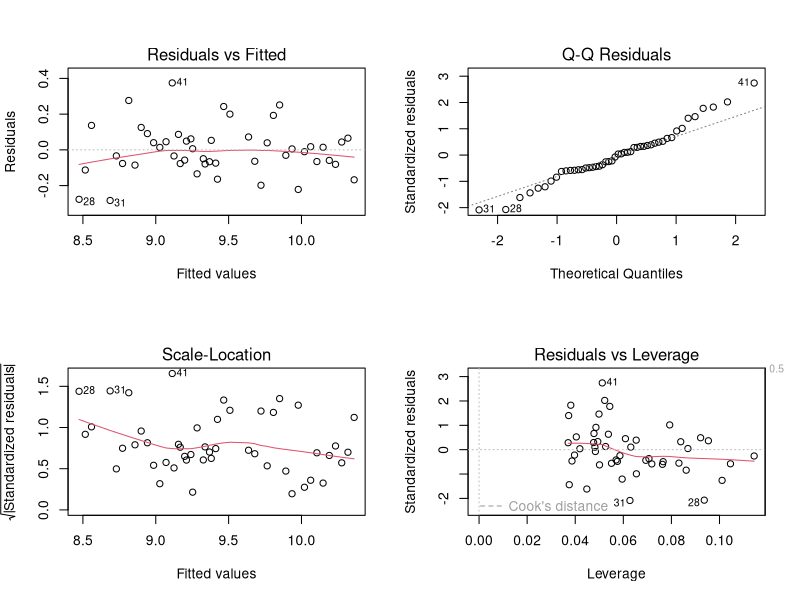
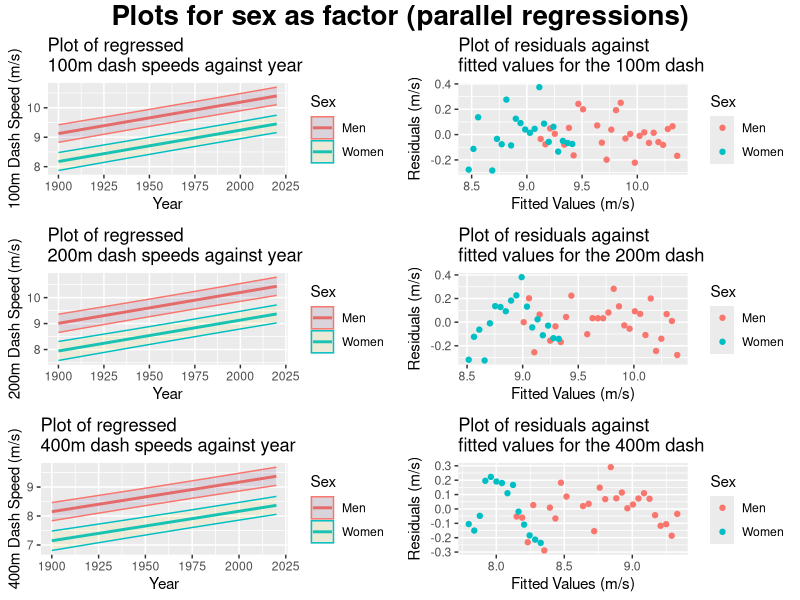
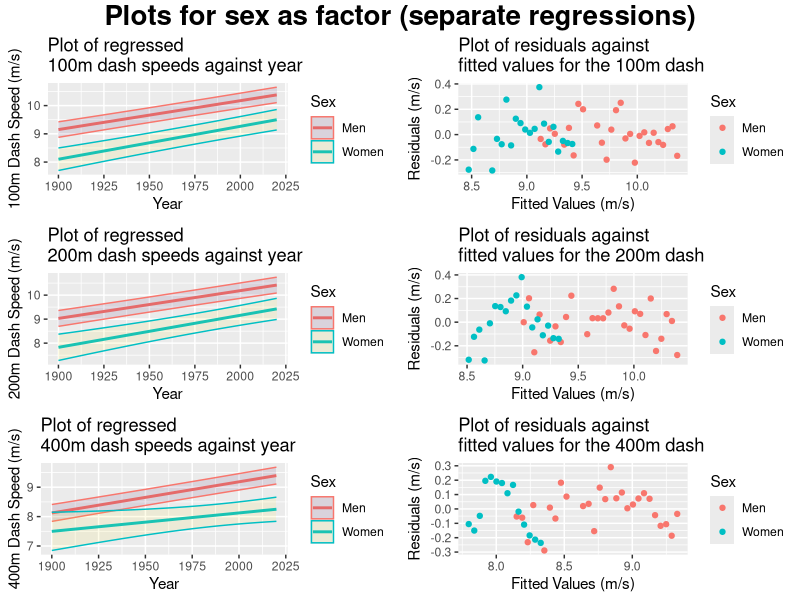

Here is the R script that generated these plots, in order:
library(tidyverse)
library(ggplot2)
library(ggpubr)
library(xtable)
library(e1071)
library(viridis)

opts <- options()  # save old options

scale_fill_discrete <- scale_fill_viridis_d

OT2016 <- read.table("Olympictrack2016.txt", header = TRUE)
OT2016$Time.100 <- 100 / OT2016$Time.100
OT2016$Time.200 <- 200 / OT2016$Time.200
OT2016$Time.400 <- 400 / OT2016$Time.400

OT2016_men <- OT2016 %>% filter(Sex == "Men")
OT2016_women <- OT2016 %>% filter(Sex == "Women")


par(mfrow = c(2, 2))
ohmd <- lm(data = OT2016, Time.100 ~ Year + Sex)
thmd <- lm(data = OT2016, Time.200 ~ Year + Sex)
fhmd <- lm(data = OT2016, Time.400 ~ Year + Sex)
summary(ohmd)
summary(thmd)
summary(fhmd)

plot(ohmd)

year_start <- 1900
year_end <- 2020
preddata <- data.frame(Year = rep(seq(year_start, year_end, 1), 2),
                       Sex = factor(rep(
                         c('Men', 'Women'), each = (year_end - year_start) / 1 + 1
                       )))


preddata$Time.100 <- predict(ohmd, preddata)
preddata$Time.100.pred <-
  predict(ohmd, preddata, interval = "prediction", level = 0.95)[, 3]
preddata$Time.100.pred <- preddata$Time.100.pred - preddata$Time.100
preddata$Time.200 <- predict(thmd, preddata)
preddata$Time.200.pred <-
  predict(thmd, preddata, interval = "prediction", level = 0.95)[, 3]
preddata$Time.200.pred <- preddata$Time.200.pred - preddata$Time.200
preddata$Time.400 <- predict(fhmd, preddata)
preddata$Time.400.pred <-
  predict(fhmd, preddata, interval = "prediction", level = 0.95)[, 3]
preddata$Time.400.pred <- preddata$Time.400.pred - preddata$Time.400

p <- ggplot(preddata, aes(x = Year, color = Sex, fill = Sex))
p.100 <-
  p + geom_line(aes(y = Time.100), size = 1) +
  geom_ribbon(aes(
    ymin = Time.100 - Time.100.pred,
    ymax = Time.100 + Time.100.pred
  ),
  alpha = 0.1) + ylab("100m Dash Speed (m/s)") + ggtitle("Plot of regressed \n100m dash speeds against year")
p.200 <- p + geom_line(aes(y = Time.200), size = 1) +
  geom_ribbon(aes(
    ymin = Time.200 - Time.200.pred,
    ymax = Time.200 + Time.200.pred
  ),
  alpha = 0.1) + ylab("200m Dash Speed (m/s)") + ggtitle("Plot of regressed \n200m dash speeds against year")
p.400 <- p + geom_line(aes(y = Time.400), size = 1) +
  geom_ribbon(aes(
    ymin = Time.400 - Time.400.pred,
    ymax = Time.400 + Time.400.pred
  ),
  alpha = 0.1) + ylab("400m Dash Speed (m/s)") + ggtitle("Plot of regressed \n400m dash speeds against year")

pr.100 <-
  ggplot(ohmd, aes(
    x = .fitted,
    y = .resid,
    color = Sex,
    fill = Sex
  )) + geom_point() + xlab("Fitted Values (m/s)") + ylab("Residuals (m/s)") + ggtitle("Plot of residuals against \nfitted values for the 100m dash")
pr.200 <-
  ggplot(thmd, aes(
    x = .fitted,
    y = .resid,
    color = Sex,
    fill = Sex
  )) + geom_point() + xlab("Fitted Values (m/s)") + ylab("Residuals (m/s)") + ggtitle("Plot of residuals against \nfitted values for the 200m dash")
pr.400 <-
  ggplot(fhmd, aes(
    x = .fitted,
    y = .resid,
    color = Sex,
    fill = Sex
  )) + geom_point() + xlab("Fitted Values (m/s)") + ylab("Residuals (m/s)") + ggtitle("Plot of residuals against \nfitted values for the 400m dash")

fig1 <- ggarrange(p.100,
          pr.100,
          p.200,
          pr.200,
          p.400,
          pr.400,
          ncol = 2,
          nrow = 3)

annotate_figure(fig1, top = text_grob("Plots for sex as factor (parallel regressions)", face = "bold", size = 20))


ohmd_m <- lm(data = OT2016_men, Time.100 ~ Year)
thmd_m <- lm(data = OT2016_men, Time.200 ~ Year)
fhmd_m <- lm(data = OT2016_men, Time.400 ~ Year)
summary(ohmd_m)
summary(thmd_m)
summary(fhmd_m)

ohmd_w <- lm(data = OT2016_women, Time.100 ~ Year)
thmd_w <- lm(data = OT2016_women, Time.200 ~ Year)
fhmd_w <- lm(data = OT2016_women, Time.400 ~ Year)
summary(ohmd_w)
summary(thmd_w)
summary(fhmd_w)

preddata_m <- data.frame(Year = rep(seq(year_start, year_end, 1), 1))
preddata_w <- data.frame(Year = rep(seq(year_start, year_end, 1), 1))

preddata_m$Time.100 <- predict(ohmd_m, preddata_m)
preddata_m$Time.100.pred <-
  predict(ohmd_m, preddata_m, interval = "prediction", level = 0.95)[, 3]
preddata_m$Time.100.pred <- preddata_m$Time.100.pred - preddata_m$Time.100
preddata_m$Time.200 <- predict(thmd_m, preddata_m)
preddata_m$Time.200.pred <-
  predict(thmd_m, preddata_m, interval = "prediction", level = 0.95)[, 3]
preddata_m$Time.200.pred <- preddata_m$Time.200.pred - preddata_m$Time.200
preddata_m$Time.400 <- predict(fhmd_m, preddata_m)
preddata_m$Time.400.pred <-
  predict(fhmd_m, preddata_m, interval = "prediction", level = 0.95)[, 3]
preddata_m$Time.400.pred <- preddata_m$Time.400.pred - preddata_m$Time.400

preddata_w$Time.100 <- predict(ohmd_w, preddata_w)
preddata_w$Time.100.pred <-
  predict(ohmd_w, preddata_w, interval = "prediction", level = 0.95)[, 3]
preddata_w$Time.100.pred <- preddata_w$Time.100.pred - preddata_w$Time.100
preddata_w$Time.200 <- predict(thmd_w, preddata_w)
preddata_w$Time.200.pred <-
  predict(thmd_w, preddata_w, interval = "prediction", level = 0.95)[, 3]
preddata_w$Time.200.pred <- preddata_w$Time.200.pred - preddata_w$Time.200
preddata_w$Time.400 <- predict(fhmd_w, preddata_w)
preddata_w$Time.400.pred <-
  predict(fhmd_w, preddata_w, interval = "prediction", level = 0.95)[, 3]
preddata_w$Time.400.pred <- preddata_w$Time.400.pred - preddata_w$Time.400

preddata_nonpar <- bind_rows(preddata_m, preddata_w, .id = "Sex")
preddata_nonpar$Sex <- factor(preddata_nonpar$Sex)
levels(preddata_nonpar$Sex) <- c("Men", "Women")

p <- ggplot(preddata_nonpar, aes(x = Year, color = Sex, fill = Sex))
p.100 <-
  p + geom_line(aes(y = Time.100), size = 1) +
  geom_ribbon(aes(
    ymin = Time.100 - Time.100.pred,
    ymax = Time.100 + Time.100.pred
  ),
  alpha = 0.1) + ylab("100m Dash Speed (m/s)") + ggtitle("Plot of regressed \n100m dash speeds against year")
p.200 <- p + geom_line(aes(y = Time.200), size = 1) +
  geom_ribbon(aes(
    ymin = Time.200 - Time.200.pred,
    ymax = Time.200 + Time.200.pred
  ),
  alpha = 0.1) + ylab("200m Dash Speed (m/s)") + ggtitle("Plot of regressed \n200m dash speeds against year")
p.400 <- p + geom_line(aes(y = Time.400), size = 1) +
  geom_ribbon(aes(
    ymin = Time.400 - Time.400.pred,
    ymax = Time.400 + Time.400.pred
  ),
  alpha = 0.1) + ylab("400m Dash Speed (m/s)") + ggtitle("Plot of regressed \n400m dash speeds against year")

pr.100 <-
  ggplot(ohmd, aes(
    x = .fitted,
    y = .resid,
    color = Sex,
    fill = Sex
  )) + geom_point() + xlab("Fitted Values (m/s)") + ylab("Residuals (m/s)") + ggtitle("Plot of residuals against \nfitted values for the 100m dash")
pr.200 <-
  ggplot(thmd, aes(
    x = .fitted,
    y = .resid,
    color = Sex,
    fill = Sex
  )) + geom_point() + xlab("Fitted Values (m/s)") + ylab("Residuals (m/s)") + ggtitle("Plot of residuals against \nfitted values for the 200m dash")
pr.400 <-
  ggplot(fhmd, aes(
    x = .fitted,
    y = .resid,
    color = Sex,
    fill = Sex
  )) + geom_point() + xlab("Fitted Values (m/s)") + ylab("Residuals (m/s)") + ggtitle("Plot of residuals against \nfitted values for the 400m dash")

fig1 <- ggarrange(p.100,
                  pr.100,
                  p.200,
                  pr.200,
                  p.400,
                  pr.400,
                  ncol = 2,
                  nrow = 3)

annotate_figure(fig1, top = text_grob("Plots for sex as factor (separate regressions)", face = "bold", size = 20))
